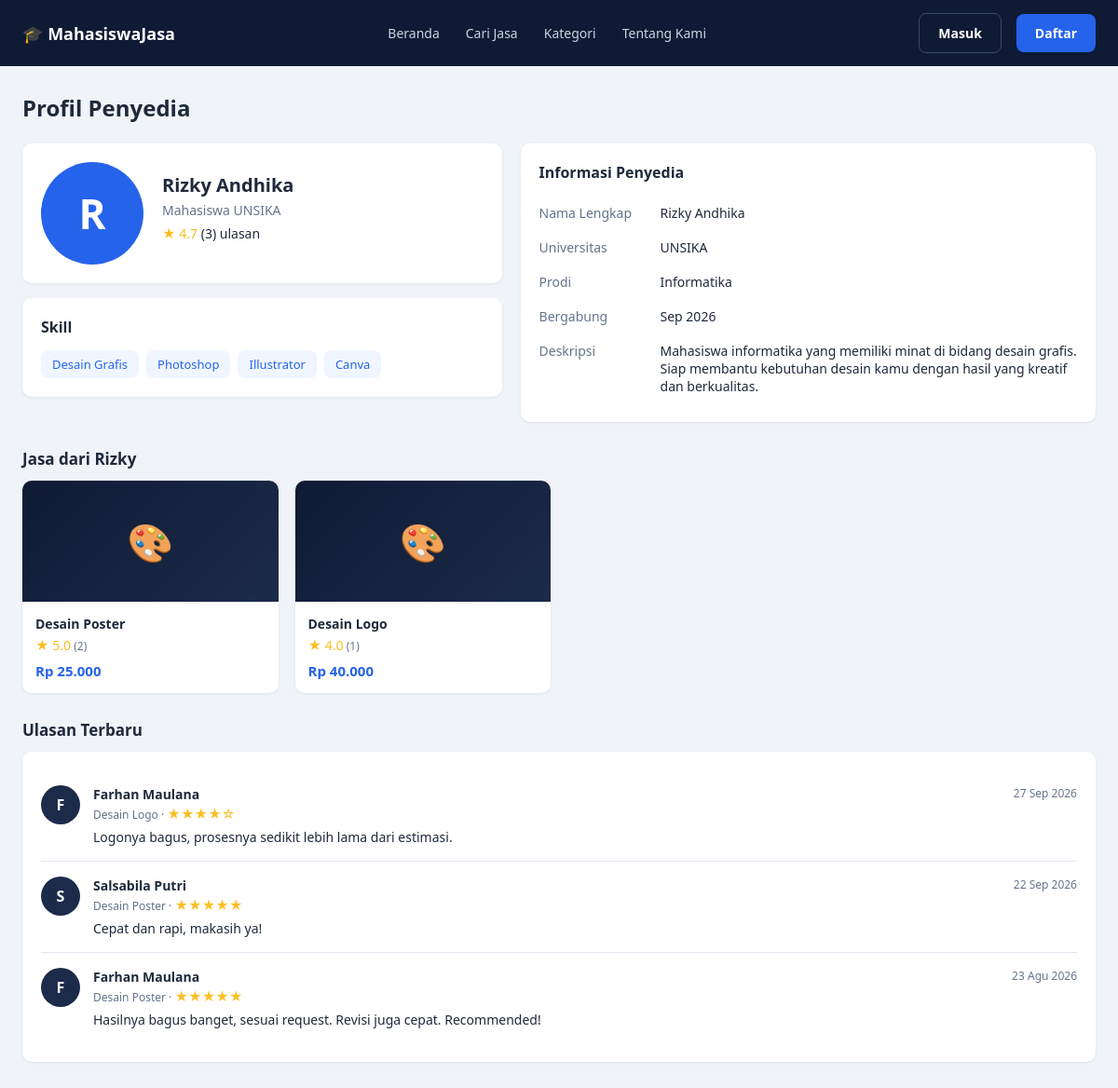
Page /pages/profile.php?id=1 on the committed database.
### tables this page shows
CREATE TABLE users (
    id INT AUTO_INCREMENT PRIMARY KEY,
    nama_lengkap VARCHAR(150) NOT NULL,
    email VARCHAR(150) NOT NULL UNIQUE,
    password VARCHAR(255) NOT NULL,            
    no_hp VARCHAR(20) DEFAULT NULL,
    universitas VARCHAR(150) DEFAULT NULL,
    prodi VARCHAR(150) DEFAULT NULL,
    deskripsi TEXT DEFAULT NULL,
    foto_profil VARCHAR(255) DEFAULT NULL,
    is_provider TINYINT(1) DEFAULT 0,           
    status VARCHAR(20) DEFAULT 'aktif',         
    created_at TIMESTAMP DEFAULT CURRENT_TIMESTAMP,
    updated_at TIMESTAMP DEFAULT CURRENT_TIMESTAMP ON UPDATE CURRENT_TIMESTAMP
);

CREATE TABLE jasa (
    id INT AUTO_INCREMENT PRIMARY KEY,
    user_id INT NOT NULL,                       
    kategori_id INT NOT NULL,
    judul VARCHAR(150) NOT NULL,
    deskripsi TEXT NOT NULL,
    harga DECIMAL(12,2) NOT NULL,
    estimasi_pengerjaan VARCHAR(50) DEFAULT NULL,    
    jumlah_revisi INT DEFAULT 0,
    format_file VARCHAR(100) DEFAULT NULL,           
    tipe_jasa ENUM('online','offline') DEFAULT 'online',
    thumbnail VARCHAR(255) DEFAULT NULL,
    status ENUM('aktif','nonaktif') DEFAULT 'aktif',
    created_at TIMESTAMP DEFAULT CURRENT_TIMESTAMP,
    updated_at TIMESTAMP DEFAULT CURRENT_TIMESTAMP ON UPDATE CURRENT_TIMESTAMP,
    FOREIGN KEY (user_id) REFERENCES users(id) ON DELETE CASCADE,
    FOREIGN KEY (kategori_id) REFERENCES kategori(id)
);

CREATE TABLE kategori (
    id INT AUTO_INCREMENT PRIMARY KEY,
    nama_kategori VARCHAR(100) NOT NULL,
    icon VARCHAR(50) DEFAULT NULL,              
    slug VARCHAR(100) NOT NULL UNIQUE
);

### config/config.php (called while the page is built, shortened)
<?php
function clean($data) {
    return htmlspecialchars(trim((string) $data), ENT_QUOTES, 'UTF-8');
}
function isLoggedIn() {
    return isset($_SESSION['user_id']);
}
function formatRupiah($angka) {
    return 'Rp ' . number_format((float) $angka, 0, ',', '.');
}

### includes/service_functions.php (called while the page is built, shortened)
<?php
function getProviderServices($userId) {
    $conn = getDBConnection();
    $sql = "SELECT j.*, k.slug AS kategori_slug, k.nama_kategori,
                   COALESCE(AVG(r.rating), 0) AS avg_rating, COUNT(r.id) AS review_count
            FROM jasa j
            JOIN kategori k ON k.id = j.kategori_id
            LEFT JOIN review r ON r.jasa_id = j.id
            WHERE j.user_id = ?
            GROUP BY j.id, k.slug, k.nama_kategori
            ORDER BY j.created_at DESC";
    $stmt = $conn->prepare($sql);
    $stmt->bind_param('i', $userId);
    $stmt->execute();
    $rows = $stmt->get_result()->fetch_all(MYSQLI_ASSOC);
    return $rows;
}

### includes/review_functions.php (called while the page is built, shortened)
<?php
function getProviderReviews($providerId, $limit = 0) {
    $conn = getDBConnection();
    $sql = "SELECT r.rating, r.komentar, r.created_at, u.nama_lengkap, u.foto_profil, j.judul
            FROM review r
            JOIN users u ON u.id = r.reviewer_id
            JOIN jasa j ON j.id = r.jasa_id
            WHERE r.provider_id = ?
            ORDER BY r.created_at DESC" . ($limit > 0 ? ' LIMIT ' . (int) $limit : '');
    $stmt = $conn->prepare($sql);
    $stmt->bind_param('i', $providerId);
    $stmt->execute();
    $rows = $stmt->get_result()->fetch_all(MYSQLI_ASSOC);
    return $rows;
}

### pages/profile.php (the view, shortened to what this page needs)
<?php
require_once __DIR__ . '/../config/config.php';
require_once __DIR__ . '/../includes/helpers.php';
require_once __DIR__ . '/../includes/review_functions.php';
require_once __DIR__ . '/../includes/service_functions.php';
$viewId = (int) ($_GET['id'] ?? 0);
$isOwn = !$viewId || (isLoggedIn() && $viewId === currentUserId());
$profile = getUserById($viewId);
$skills = getUserSkills($viewId);
$stat = getProviderStats($viewId);
require_once __DIR__ . '/../includes/header.php';
?>
<link rel="stylesheet" href="<?= BASE_URL ?>/assets/css/home.css">
<?php if ($isOwn): ?><div class="layout"><?php require __DIR__ . '/../includes/dash_sidebar.php'; ?><main class="main-content">
<?php else: ?><div class="container" style="padding:28px 24px 48px;">
<?php endif; ?>
    <h1 class="page-title"><?= $isOwn ? 'Profil Saya' : 'Profil Penyedia' ?></h1>
    <div class="profile-grid">
        <div>
            <div class="card">
                <div class="profile-head">
                    <div class="profile-photo"><?= avatarHtml($profile['foto_profil'], $profile['nama_lengkap']) ?></div>
                    <div>
                        <h2><?= clean($profile['nama_lengkap']) ?></h2>
                        <div style="color:var(--text-muted);font-size:14px;"><?= $profile['universitas'] ? 'Mahasiswa ' . clean($profile['universitas']) : 'Mahasiswa' ?></div>
                        <div style="font-size:14px;margin-top:6px;"><?= renderRatingText($stat['avg_rating'], $stat['review_count']) ?><?= $stat['review_count'] > 0 ? ' ulasan' : '' ?></div>
                    </div>
                </div>
            </div>
            <div class="card">
                <h3 class="card-title">Skill</h3>
                <?php if ($skills): ?>
                    <div class="skill-tags">
                        <?php foreach ($skills as $sk): ?><span class="skill-tag"><?= clean($sk) ?></span><?php endforeach; ?>
                    </div>
                <?php else: ?>
                    <p class="muted-note" style="margin:0;font-size:14px;color:var(--text-muted);"><?= $isOwn ? 'Kamu belum menambahkan skill. Tambahkan lewat Edit Profil.' : 'Belum ada skill yang ditambahkan.' ?></p>
                <?php endif; ?>
            </div>
        </div>
        <div class="card">
            <h3 class="card-title">Informasi <?= $isOwn ? 'Pribadi' : 'Penyedia' ?></h3>
            <table class="info-table">
                <tr><td>Nama Lengkap</td><td><?= clean($profile['nama_lengkap']) ?></td></tr>
                <tr><td>Universitas</td><td><?= $profile['universitas'] ? clean($profile['universitas']) : '-' ?></td></tr>
                <tr><td>Prodi</td><td><?= $profile['prodi'] ? clean($profile['prodi']) : '-' ?></td></tr>
                <tr><td>Bergabung</td><td><?= formatTanggalIndo($profile['created_at'], false) ?></td></tr>
                <tr><td>Deskripsi</td><td><?= $profile['deskripsi'] ? nl2br(clean($profile['deskripsi'])) : '-' ?></td></tr>
            </table>
        </div>
    </div>
    <?php if (!$isOwn):
        $svcs = array_filter(getProviderServices($viewId), function ($s) { return $s['status'] === 'aktif'; });
        $reviews = getProviderReviews($viewId, 5);
    ?>
        <h2 class="section-title">Jasa dari <?= clean(explode(' ', $profile['nama_lengkap'])[0]) ?></h2>
        <?php if (!$svcs): ?>
            <div class="empty-state">Belum ada jasa aktif.</div>
        <?php else: ?>
            <div class="service-grid">
                <?php foreach ($svcs as $s): ?>
                    <a class="service-card" href="<?= BASE_URL ?>/pages/service_detail.php?id=<?= (int) $s['id'] ?>">
                        <div class="service-thumb" style="background:linear-gradient(135deg,var(--navy),var(--navy-light));overflow:hidden;"><?= serviceThumbHtml($s['thumbnail'], $s['kategori_slug']) ?></div>
                        <div class="service-info">
                            <p class="service-title"><?= clean($s['judul']) ?></p>
                            <div class="service-rating"><?= renderRatingText($s['avg_rating'], $s['review_count']) ?></div>
                            <div class="service-price"><?= formatRupiah($s['harga']) ?></div>
                        </div>
                    </a>
                <?php endforeach; ?>
            </div>
        <?php endif; ?>
        <h2 class="section-title">Ulasan Terbaru</h2>
        <div class="card">
            <?php foreach ($reviews as $r): ?>
                <div class="review-card">
                    <div class="review-avatar"><?= avatarHtml($r['foto_profil'], $r['nama_lengkap']) ?></div>
                    <div class="review-body">
                        <div class="review-head"><strong><?= clean($r['nama_lengkap']) ?></strong><span class="when"><?= formatTanggalIndo($r['created_at']) ?></span></div>
                        <div class="review-service"><?= clean($r['judul']) ?> · <span class="stars"><?= starsText($r['rating']) ?></span></div>
                        <?php if ($r['komentar']): ?><p class="review-comment"><?= clean($r['komentar']) ?></p><?php endif; ?>
                    </div>
                </div>
            <?php endforeach; ?>
        </div>
    <?php endif; ?>
<?php if ($isOwn): ?></main></div><?php else: ?></div><?php endif; ?>
<?php require_once __DIR__ . '/../includes/footer.php'; ?>

### includes/helpers.php (shortened to what this page needs)
<?php
function categoryIcon($slug) {
    $icons = [
        'desain'         => '🎨',
        'editing-video'  => '🎥',
        'pemrograman'    => '💻',
        'penulisan'      => '✍️',
        'fotografi'      => '📷',
        'penerjemahan'   => '🌐',
        'lainnya'        => '✨',
    ];
    return $icons[$slug] ?? '📦';
}
function renderRatingText($avgRating, $reviewCount) {
    return '<span class="stars">★ ' . number_format((float)$avgRating, 1) . '</span> ('
        . (int)$reviewCount . ')';
}
function formatTanggalIndo($datetime, $withDay = true) {
    $bulan = ['', 'Jan', 'Feb', 'Mar', 'Apr', 'Mei', 'Jun', 'Jul', 'Agu', 'Sep', 'Okt', 'Nov', 'Des'];
    $ts = strtotime($datetime);
    $out = $bulan[(int) date('n', $ts)] . ' ' . date('Y', $ts);
    return $withDay ? date('j', $ts) . ' ' . $out : $out;
}
function getProviderStats($userId) {
    $conn = getDBConnection();
    $stmt = $conn->prepare('SELECT COALESCE(AVG(rating), 0) AS avg_rating, COUNT(*) AS review_count FROM review WHERE provider_id = ?');
    $stmt->bind_param('i', $userId);
    $stmt->execute();
    $row = $stmt->get_result()->fetch_assoc();
    return $row;
}
function getUserSkills($userId) {
    $conn = getDBConnection();
    $stmt = $conn->prepare('SELECT nama_skill FROM skills WHERE user_id = ? ORDER BY id ASC');
    $stmt->bind_param('i', $userId);
    $stmt->execute();
    $rows = $stmt->get_result()->fetch_all(MYSQLI_ASSOC);
    return array_column($rows, 'nama_skill');
}
function getUserById($id) {
    $conn = getDBConnection();
    $stmt = $conn->prepare('SELECT id, nama_lengkap, email, no_hp, universitas, prodi, deskripsi, foto_profil, created_at FROM users WHERE id = ? AND status = \'aktif\'');
    $stmt->bind_param('i', $id);
    $stmt->execute();
    $row = $stmt->get_result()->fetch_assoc();
    return $row ?: null;
}
function serviceThumbHtml($thumbnail, $kategoriSlug) {
    return categoryIcon($kategoriSlug);
}
function starsText($rating) {
    $r = max(0, min(5, (int) round($rating)));
    return str_repeat('★', $r) . str_repeat('☆', 5 - $r);
}
function avatarHtml($fotoProfil, $nama) {
    return clean(strtoupper(mb_substr($nama, 0, 1)));
}

### assets/css/style.css (style rules this page uses)
:root { --navy: #0F1B34; --navy-light: #1C2B4A; --blue: #2563EB; --blue-dark: #1D4ED8; --bg: #F0F3F8; --white: #FFFFFF; --text: #1E293B; --text-muted: #64748B; --border: #E2E8F0; --star: #FBBF24; --success-bg: #DCFCE7; --success-text: #16A34A; --warning-bg: #FEF3C7; --warning-text: #D97706; --danger-bg: #FEE2E2; --danger-text: #DC2626; --radius: 10px; --shadow: 0 1px 3px rgba(15, 27, 52, 0.08); }
* { box-sizing: border-box; }
body { margin: 0; font-family: 'Segoe UI', -apple-system, BlinkMacSystemFont, Roboto, sans-serif; background: var(--bg); color: var(--text); }
a { text-decoration: none; color: inherit; }
.container { max-width: 1200px; margin: 0 auto; padding: 0 24px; }
.card { background: var(--white); border-radius: var(--radius); box-shadow: var(--shadow); padding: 20px; }
.stars { color: var(--star); font-size: 14px; }

### assets/css/dashboard.css (style rules this page uses)
.page-title { font-size: 24px; margin: 0 0 4px; }
.section-title { font-size: 17px; margin: 28px 0 12px; display: flex; align-items: center; justify-content: space-between; }
.profile-grid { display: grid; grid-template-columns: 1fr 1.2fr; gap: 20px; align-items: start; }
.profile-head { display: flex; gap: 20px; align-items: center; }
.profile-photo { width: 110px; height: 110px; border-radius: 50%; background: var(--blue); color: #fff; font-size: 44px; font-weight: 700; display: flex; align-items: center; justify-content: center; overflow: hidden; flex-shrink: 0; }
.profile-head h2 { margin: 0 0 4px; font-size: 20px; }
.info-table { width: 100%; border-collapse: collapse; font-size: 14px; }
.info-table td { padding: 9px 0; vertical-align: top; }
.info-table td:first-child { color: var(--text-muted); width: 130px; }
.card h3.card-title { font-size: 16px; margin: 0 0 14px; }
.card + .card { margin-top: 16px; }
.review-card { display: flex; gap: 14px; padding: 16px 0; border-bottom: 1px solid var(--border); }
.review-card:last-child { border-bottom: none; }
.review-avatar { width: 42px; height: 42px; border-radius: 50%; background: var(--navy-light); color: #fff; display: flex; align-items: center; justify-content: center; font-weight: 700; flex-shrink: 0; overflow: hidden; }
.review-body { flex: 1; min-width: 0; }
.review-head { display: flex; justify-content: space-between; gap: 10px; font-size: 14px; }
.review-head .when { color: var(--text-muted); font-size: 12px; }
.review-service { font-size: 12px; color: var(--text-muted); margin: 2px 0; }
.review-comment { font-size: 14px; margin: 6px 0 0; }

### assets/css/home.css (style rules this page uses)
.service-grid { display: grid; grid-template-columns: repeat(4, 1fr); gap: 18px; }
.service-card { background: var(--white); border-radius: var(--radius); box-shadow: var(--shadow); overflow: hidden; transition: transform .12s, box-shadow .12s; display: block; }
.service-thumb { overflow: hidden; height: 130px; display: flex; align-items: center; justify-content: center; font-size: 40px; color: #fff; }
.service-info { padding: 14px; }
.service-title { font-size: 14px; font-weight: 700; margin: 0 0 4px; color: var(--text); white-space: nowrap; overflow: hidden; text-overflow: ellipsis; }
.service-rating { font-size: 12px; color: var(--text-muted); margin-bottom: 8px; }
.service-price { font-size: 15px; font-weight: 700; color: var(--blue); }

### pages/profile.php (style rules this page uses)
.skill-tags { display:flex; flex-wrap:wrap; gap:8px; }
.skill-tag { background:#EFF6FF; color:var(--blue); font-size:13px; padding:6px 12px; border-radius:8px; }

### rows in the picture
users: foto_profil+nama_lengkap "R", nama_lengkap "Rizky Andhika", universitas "UNSIKA", prodi "Informatika", created_at "Sep 2026", deskripsi "Mahasiswa informatika yang memiliki minat di bidang desain grafis. Siap membantu kebutuhan desain kamu dengan hasil yang kreatif dan berkualitas.", nama_lengkap "Rizky"
jasa: thumbnail.slug "🎨", judul "Desain Poster", avgRating "5.0", reviewCount "2", harga "Rp 25.000"
jasa: thumbnail.slug "🎨", judul "Desain Logo", avgRating "4.0", reviewCount "1", harga "Rp 40.000"

### other values in the picture
$avgRating "4.7"
$reviewCount "3"
$sk "Desain Grafis"
$sk "Photoshop"
$sk "Illustrator"
$sk "Canva"
avatarHtml($r['foto_profil'], $r['nama_lengkap']) "F"
$r['nama_lengkap'] "Farhan Maulana"
formatTanggalIndo($r['created_at']) "27 Sep 2026"
$r['judul'] "Desain Logo"
starsText($r['rating']) "★★★★☆"
$r['komentar'] "Logonya bagus, prosesnya sedikit lebih lama dari estimasi."
avatarHtml($r['foto_profil'], $r['nama_lengkap']) "S"
$r['nama_lengkap'] "Salsabila Putri"
formatTanggalIndo($r['created_at']) "22 Sep 2026"
